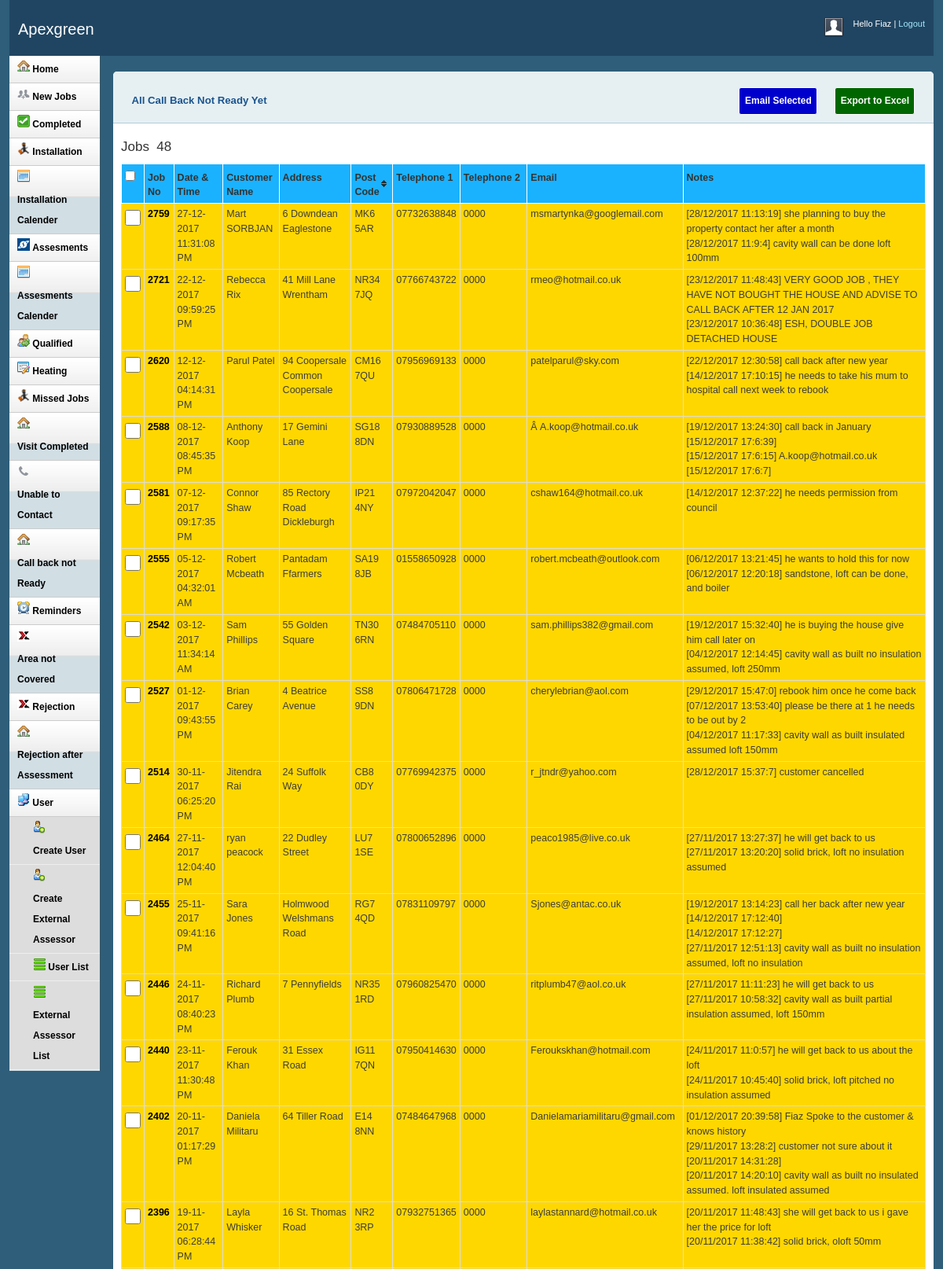
Page /call_back_not_ready_yet.php (signed in, upper part) on the committed database.
### tables this page shows
CREATE TABLE IF NOT EXISTS `insulations` (
  `ID` int(11) NOT NULL auto_increment,
  `siteID` int(2) NOT NULL,
  `postcode` varchar(10) default NULL,
  `wall_insulation_type` varchar(50) default NULL,
  `roof_insulation_type` varchar(50) default NULL,
  `owner` varchar(50) default NULL,
  `benefits` varchar(1000) default NULL,
  `address` varchar(50) default NULL,
  `first_line_address` varchar(50) default NULL,
  `town` varchar(50) default NULL,
  `title` varchar(50) default NULL,
  `forename` varchar(50) default NULL,
  `surname` varchar(50) default NULL,
  `phone` varchar(50) default NULL,
  `altno` varchar(50) default NULL,
  `time_to_phone` varchar(50) NOT NULL,
  `email` varchar(50) default NULL,
  `add_info` varchar(50) default NULL,
  `fuel_type` varchar(50) default NULL,
  `notes` varchar(255) default NULL,
  `insert_time` timestamp NOT NULL default CURRENT_TIMESTAMP,
  `completed_date` date default NULL,
  `created_by` varchar(20) default 'ONLINE',
  `boiler_period` varchar(100) default NULL,
  `property_type` varchar(100) NOT NULL,
  `propertyPeriod` varchar(100) NOT NULL,
  `hdn_payment_type` varchar(100) default 'NA',
  `lead_source` varchar(100) NOT NULL,
  `cavity_charges` float NOT NULL,
  `cavity_area` float NOT NULL,
  `cavity_gap` float NOT NULL,
  `loft_charges` float NOT NULL,
  `loft_area` float NOT NULL,
  `insu_required` float NOT NULL,
  `assigned_to` int(50) default NULL,
  `email_sent` varchar(20) default NULL,
  `email_sent_date` timestamp NULL default NULL,
  PRIMARY KEY  (`ID`),
  KEY `ins` (`ID`,`insert_time`)
);

### call_back_not_ready_yet.php (the view, shortened to what this page needs)
<!DOCTYPE html PUBLIC "-//W3C//DTD XHTML 1.0 Strict//EN" "http://www.w3.org/TR/xhtml1/DTD/xhtml1-strict.dtd">
<html xmlns="http://www.w3.org/1999/xhtml">
<head>
    <link rel="stylesheet" type="text/css" href="css/bootstrap.min.css"/>
    <link rel="stylesheet" type="text/css" href="css/bootstrap-datepicker.min.css"/>
    <link rel="stylesheet" type="text/css" href="css/quill-snow.css" media="screen" />
    <link rel="stylesheet" type="text/css" href="css/reset.css" media="screen" />
    <link rel="stylesheet" type="text/css" href="css/text.css" media="screen" />
    <link rel="stylesheet" type="text/css" href="css/grid.css" media="screen" />
    <link rel="stylesheet" type="text/css" href="css/layout.css" media="screen" />
    <link rel="stylesheet" type="text/css" href="css/nav.css" media="screen" />
    <link rel="stylesheet" type="text/css" href="css/jquery.jqplot.min.css" />
</head>
<body>
<div class="container_12">
    <div class="grid_12 header-repeat">
        <?php
        include "head.php";
        ?>
    </div>
    <div class="grid_2">
        <div class="box sidemenu">
            <div class="block" id="section-menu">
                <?php
                include "sidebar.php";
                ?>
            </div>
        </div>
    </div>
    <div class="grid_10">
        <div class="box round first">
            <h2>
                All Call Back Not Ready Yet&nbsp&nbsp&nbsp&nbsp&nbsp&nbsp&nbsp&nbsp&nbsp&nbsp&nbsp&nbsp&nbsp&nbsp&nbsp&nbsp&nbsp&nbsp&nbsp&nbsp&nbsp&nbsp&nbsp&nbsp&nbsp&nbsp&nbsp&nbsp&nbsp&nbsp&nbsp&nbsp&nbsp&nbsp&nbsp&nbsp&nbsp&nbsp&nbsp&nbsp&nbsp&nbsp
                &nbsp&nbsp&nbsp&nbsp&nbsp&nbsp&nbsp&nbsp&nbsp&nbsp&nbsp&nbsp&nbsp&nbsp&nbsp&nbsp&nbsp&nbsp&nbsp&nbsp&nbsp&nbsp&nbsp&nbsp&nbsp&nbsp&nbsp&nbsp&nbsp&nbsp&nbsp&nbsp&nbsp&nbsp&nbsp&nbsp&nbsp&nbsp&nbsp&nbsp&nbsp&nbsp
                &nbsp&nbsp&nbsp&nbsp&nbsp&nbsp&nbsp&nbsp&nbsp&nbsp&nbsp&nbsp&nbsp&nbsp&nbsp&nbsp&nbsp&nbsp&nbsp&nbsp&nbsp&nbsp&nbsp&nbsp&nbsp&nbsp&nbsp&nbsp&nbsp&nbsp
                &nbsp&nbsp&nbsp&nbsp&nbsp&nbsp&nbsp&nbsp&nbsp&nbsp&nbsp&nbsp&nbsp&nbsp&nbsp&nbsp&nbsp&nbsp&nbsp&nbsp&nbsp&nbsp&nbsp&nbsp&nbsp&nbsp&nbsp&nbsp&nbsp&nbsp
                &nbsp&nbsp&nbsp&nbsp&nbsp&nbsp&nbsp&nbsp&nbsp&nbsp&nbsp&nbsp&nbsp&nbsp&nbsp
                <input id="send" type="submit" name="emailSelected"  value="Email Selected"style="width: 100px"  onclick="div_show()">
                <?php
                if(isset($_SESSION['role']) && $_SESSION['role'] == 'ADMIN') {
                    ?>
                    <button type="button" id="exportExcel">Export to Excel</button>
                    <?php
                }
                ?>
            </h2>
            <div class="block">
                <div id="employee_table">
                    <?php
                    include_once("db_connection.php");
                    if(isset($_GET['page'])) {
                        $page = $_GET['page'];
                    } else {
                        $page = 1;
                    }
                    if(isset($_GET['per_page'])) {
                        $per_page = $_GET['per_page'];
                    } else {
                        $per_page = 50;
                    }
                    if($page == '' || $page == 1) {
                        $page1 = 0;
                    } else {
                        $page1 = ($page * $per_page) - $per_page;
                    }
                    $select_query = "select i.ID, Date_format(i.insert_time,'%d-%m-%Y %r') itime,Date_format(i.completed_date,'%d-%m-%Y') completed_date,i.title,i.forename,i.surname,i.address,i.postcode,i.phone, i.altno,i.email,i.notes from insulations i , lead_status_event lse where i.ID = lse.id and lse.status_code='CBNR' order by id desc LIMIT $page1, $per_page";
                    $res = mysqli_query($conn, $select_query);
                    $num_rows=mysqli_num_rows($res);
                    echo "<h5>";
                    echo "Jobs &nbsp".  $num_rows;
                    echo "</h5>";
                    echo "<table id='index_table' border='1'  border-collapse: collapse; width=100% class='tablesorter'>";
                    echo "<thead>";
                    echo "<tr bgcolor='#1ab2ff'>";
                    echo "<th style='font-weight:bold'>"; echo "<input type='checkbox' id='select-all'/>"; echo "</th>";
                    echo "<th style='font-weight:bold'>"; echo "Job No"; echo "</th>";
                    echo "<th style='font-weight:bold'>"; echo "Date & Time"; echo "</th>";
                    echo "<th style='font-weight:bold'>"; echo "Customer Name"; echo "</th>";
                    echo "<th style='font-weight:bold'>"; echo "Address"; echo "</th>";
                    echo "<th style='font-weight:bold'>"; echo "Post Code"; echo "</th>";
                    echo "<th style='font-weight:bold'>"; echo "Telephone 1"; echo "</th>";
                    echo "<th style='font-weight:bold'>"; echo "Telephone 2"; echo "</th>";
                    echo "<th style='font-weight:bold'>"; echo "Email"; echo "</th>";
                    echo "<th style='font-weight:bold; width: 300px; max-width: initial'>"; echo "Notes"; echo "</th>";
                    echo "</tr>";
                    echo "</thead>";
                    echo "<tbody>";
                    while($row=mysqli_fetch_array($res))
                    {
                        echo "<tr bgcolor=gold>";
                        echo "<td>";
                        echo "<input type='checkbox'style='width: 20px; height: 20px ' data-email='".$row['email']."'  name='chkid'  value='".$row['ID']."' onClick=set_email_arr('".$row['ID']."')>";
                        echo "</td>";
                        echo "<td>";
                        echo "<a href=" .'lead_details.php'."?id=".$row['ID'].">" . $row['ID'] . "</a>";
                        echo "</td>";
                        echo "<td>"; echo $row["itime"]; echo "</td>";
                        echo "<td>"; echo $row["title"] . ' ' . $row["forename"] . ' ' . $row["surname"]; echo "</td>";
                        echo "<td>"; echo $row["address"]; echo "</td>";
                        echo "<td>"; echo strtoupper ($row["postcode"]); echo "</td>";
                        echo "<td>"; echo $row["phone"]; echo "</td>";
                        echo "<td>"; echo $row["altno"]; echo "</td>";
                        echo "<td>"; echo $row["email"]; echo "</td>";
                        echo "<td>"; echo $row["notes"]; echo "</td>";
                        echo "</tr>";
                    }
                    echo "</tbody>";
                    echo "</table>";
                    ?>
                </div>
            </div>
        </div>
    </div>

### css/text.css (style rules this page uses)
body { font: 13px/1.5 Tahoma, Helvetica, Arial, 'Liberation Sans', FreeSans, sans-serif; }
h2 { font-size: 23px; }
h5 { font-size: 17px; }
p, dl, hr, h1, h2, h3, h4, h5, h6, ol, ul, pre, address, fieldset { margin-bottom: 20px; }

### css/grid.css (style rules this page uses)
.container_12, .container_16 { width: 100%; }
.grid_1, .grid_2, .grid_3, .grid_4, .grid_5, .grid_6, .grid_7, .grid_8, .grid_9, .grid_10, .grid_11, .grid_12, .grid_13, .grid_14, .grid_15, .grid_16 { display: inline; float: left; margin-left: 1%; margin-right: 1%; }
.container_12 .grid_12, .container_16 .grid_16 { width: 98%; }
.container_12 .grid_2 { width: 9.666%; }
.container_12 .grid_10 { width: 86.333%; }

### css/layout.css (style rules this page uses)
body { background: #fff; color: #333; font-size: 11px; padding: 0 0 0px; }
a { color: #000; font-weight:bold; text-decoration: none; }
.container_12, .container_16 { background:#2E5E79; }
h1, h2, h3, h4, h5, h6 { line-height:1.2em; margin-bottom:.3em; }
h2 { margin-top:1em; }
.header-repeat { background:url(../img/header-repeat.jpg) repeat-x; }
.box { background:#fff; margin-bottom:20px; padding:10px 10px 10px 10px; margin-left:-8px; }
.box.round { -moz-border-radius: 5px 5px 0px 0px; -webkit-border-radius: 5px 5px 0px 0px; border-radius: 5px 5px 0px 0px; }
.box h2 { font-size:1.2em; font-weight:bold; color:#1B548D; background:#E6F0F3; margin:-10px -10px 0 -10px; padding:10px 12px; border-bottom:1px solid #B3CBD6; -moz-border-radius: 5px 5px 0px 0px; -webkit-border-radius: 5px 5px 0px 0px; border-radius: 5px 5px 0px 0px; }
.box.first { margin-top:20px; }
.block { padding-top:20px; }
.box.sidemenu { background-color:#D1DEE4; border-right:1px solid #3A5665; padding:0px; margin:0px; cursor:pointer; }
.box.sidemenu .block { padding-top:0px; margin-top:0px; }
.block { padding-bottom:1px; }
html, body { min-height: 100%; }
table.tablesorter { background-color: #CDCDCD; margin:10px 0pt 15px; font-size: 8pt; width: 100%; text-align: left; }
table.tablesorter thead tr th, table.tablesorter tfoot tr th { border: 1px solid #FFF; padding: 4px; }
table.tablesorter thead tr .header { background-image: url(../img/bg.gif); background-repeat: no-repeat; background-position: center right; cursor: pointer; }
table.tablesorter tbody td { color: #3D3D3D; padding: 4px; vertical-align: top; }
#employee_table { position: relative; }
table.tablesorter thead tr .header { padding-right: 15px; }

### css/nav.css (style rules this page uses)
table { font-family: arial, sans-serif; border-collapse: collapse; width: 100%; }
th { border: 1px solid #dddddd; text-align: left; padding: 8px; font-family:'Raleway',sans-serif; font-size:12.5px }
td { border: solid 1px #dddddd; border-left: none; border-right: none; text-align: center; padding: 8px; font-family:Arial, Helvetica, sans-serif; font-size:12.5px; }
#send, button { width:10%; height:35px; margin-top:10px; border-radius:3px; background-color:#006600; border:1px solid #fff; color:#fff; font-family:'Raleway',sans-serif; font-size:12px }

### call_back_not_ready_yet.php (style rules this page uses)
table { font-family: arial, sans-serif; border-collapse: collapse; width: 100%; }
td, th { border: 1px solid #dddddd; text-align: left; padding: 8px; font-family:'Raleway',sans-serif; font-size:12.5px }
#send { width:10%; height:35px; margin-top:10px; border-radius:3px; background-color:#0000cc; border:1px solid #fff; color:#fff; font-family:'Raleway',sans-serif; font-size:12px }
h2 { background-color:#FEFFED; padding:20px 35px; margin:-10px -50px; text-align:center; border-radius:10px 10px 0 0 }

### rows in the picture
insulations: ID "2759", itime "27-12-2017 11:31:08 PM", forename "Mart", surname "SORBJAN", address "6 Downdean Eaglestone", postcode "MK6 5AR", phone "07732638848", altno "0000", email "msmartynka@googlemail.com", notes "[28/12/2017 11:13:19] she planning to buy the property contact her after a month [28/12/2017 11:9:4] cavity wall can be done loft 100mm"
insulations: ID "2721", itime "22-12-2017 09:59:25 PM", forename "Rebecca", surname "Rix", address "41 Mill Lane Wrentham", postcode "NR34 7JQ", phone "07766743722", altno "0000", email "rmeo@hotmail.co.uk", notes "[23/12/2017 11:48:43] VERY GOOD JOB , THEY HAVE NOT BOUGHT THE HOUSE AND ADVISE TO CALL BACK AFTER 12 JAN 2017 [23/12/2017 10:36:48] ESH, DOUBLE JOB DETACHED HOUSE"
insulations: ID "2620", itime "12-12-2017 04:14:31 PM", forename "Parul", surname "Patel", address "94 Coopersale Common Coopersale", postcode "CM16 7QU", phone "07956969133", altno "0000", email "patelparul@sky.com", notes "[22/12/2017 12:30:58] call back after new year [14/12/2017 17:10:15] he needs to take his mum to hospital call next week to rebook"
insulations: ID "2588", itime "08-12-2017 08:45:35 PM", forename "Anthony", surname "Koop", address "17 Gemini Lane", postcode "SG18 8DN", phone "07930889528", altno "0000", email "Â A.koop@hotmail.co.uk", notes "[19/12/2017 13:24:30] call back in January [15/12/2017 17:6:39] [15/12/2017 17:6:15] A.koop@hotmail.co.uk [15/12/2017 17:6:7]"
insulations: ID "2581", itime "07-12-2017 09:17:35 PM", forename "Connor", surname "Shaw", address "85 Rectory Road Dickleburgh", postcode "IP21 4NY", phone "07972042047", altno "0000", email "cshaw164@hotmail.co.uk", notes "[14/12/2017 12:37:22] he needs permission from council"
insulations: ID "2555", itime "05-12-2017 04:32:01 AM", forename "Robert", surname "Mcbeath", address "Pantadam Ffarmers", postcode "SA19 8JB", phone "01558650928", altno "0000", email "robert.mcbeath@outlook.com", notes "[06/12/2017 13:21:45] he wants to hold this for now [06/12/2017 12:20:18] sandstone, loft can be done, and boiler"
insulations: ID "2542", itime "03-12-2017 11:34:14 AM", forename "Sam", surname "Phillips", address "55 Golden Square", postcode "TN30 6RN", phone "07484705110", altno "0000", email "sam.phillips382@gmail.com", notes "[19/12/2017 15:32:40] he is buying the house give him call later on [04/12/2017 12:14:45] cavity wall as built no insulation assumed, loft 250mm"
insulations: ID "2527", itime "01-12-2017 09:43:55 PM", forename "Brian", surname "Carey", address "4 Beatrice Avenue", postcode "SS8 9DN", phone "07806471728", altno "0000", email "cherylebrian@aol.com", notes "[29/12/2017 15:47:0] rebook him once he come back [07/12/2017 13:53:40] please be there at 1 he needs to be out by 2 [04/12/2017 11:17:33] cavity wall as built insulated assumed loft 150mm"
insulations: ID "2514", itime "30-11-2017 06:25:20 PM", forename "Jitendra", surname "Rai", address "24 Suffolk Way", postcode "CB8 0DY", phone "07769942375", altno "0000", email "r_jtndr@yahoo.com", notes "[28/12/2017 15:37:7] customer cancelled"
insulations: ID "2464", itime "27-11-2017 12:04:40 PM", forename "ryan", surname "peacock", address "22 Dudley Street", postcode "LU7 1SE", phone "07800652896", altno "0000", email "peaco1985@live.co.uk", notes "[27/11/2017 13:27:37] he will get back to us [27/11/2017 13:20:20] solid brick, loft no insulation assumed"
insulations: ID "2455", itime "25-11-2017 09:41:16 PM", forename "Sara", surname "Jones", address "Holmwood Welshmans Road", postcode "RG7 4QD", phone "07831109797", altno "0000", email "Sjones@antac.co.uk", notes "[19/12/2017 13:14:23] call her back after new year [14/12/2017 17:12:40] [14/12/2017 17:12:27] [27/11/2017 12:51:13] cavity wall as built no insulation assumed, loft no insulation"
insulations: ID "2446", itime "24-11-2017 08:40:23 PM", forename "Richard", surname "Plumb", address "7 Pennyfields", postcode "NR35 1RD", phone "07960825470", altno "0000", email "ritplumb47@aol.co.uk", notes "[27/11/2017 11:11:23] he will get back to us [27/11/2017 10:58:32] cavity wall as built partial insulation assumed, loft 150mm"
insulations: ID "2440", itime "23-11-2017 11:30:48 PM", forename "Ferouk", surname "Khan", address "31 Essex Road", postcode "IG11 7QN", phone "07950414630", altno "0000", email "Feroukskhan@hotmail.com", notes "[24/11/2017 11:0:57] he will get back to us about the loft [24/11/2017 10:45:40] solid brick, loft pitched no insulation assumed"
insulations: ID "2402", itime "20-11-2017 01:17:29 PM", forename "Daniela", surname "Militaru", address "64 Tiller Road", postcode "E14 8NN", phone "07484647968", altno "0000", email "Danielamariamilitaru@gmail.com", notes "[01/12/2017 20:39:58] Fiaz Spoke to the customer & knows history [29/11/2017 13:28:2] customer not sure about it [20/11/2017 14:31:28] [20/11/2017 14:20:10] cavity wall as built no insulated assumed. loft insulated assumed"
insulations: ID "2396", itime "19-11-2017 06:28:44 PM", forename "Layla", surname "Whisker", address "16 St. Thomas Road", postcode "NR2 3RP", phone "07932751365", altno "0000", email "laylastannard@hotmail.co.uk", notes "[20/11/2017 11:48:43] she will get back to us i gave her the price for loft [20/11/2017 11:38:42] solid brick, oloft 50mm"

### other values in the picture
$var_user "Fiaz"
$num_rows "48"
